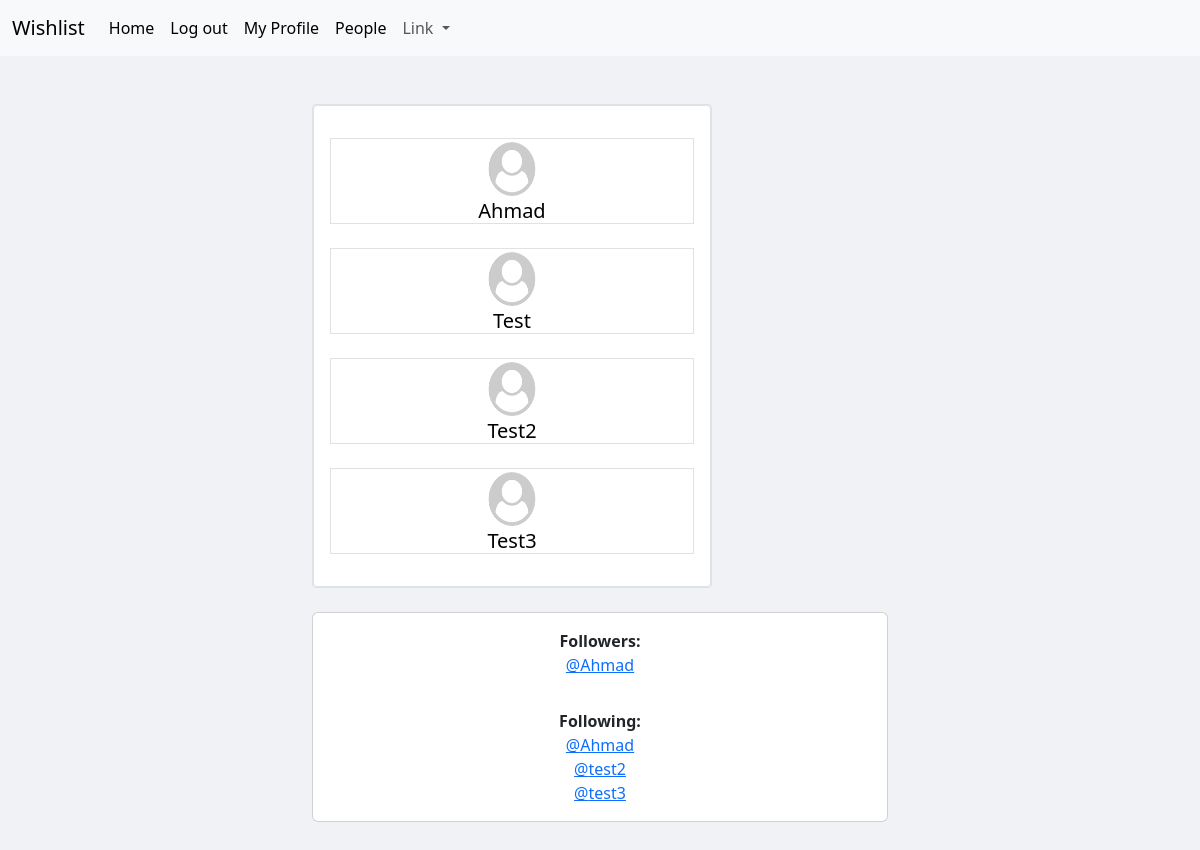
Page /people/ (signed in) on the committed database.
### main/models.py (models this page shows, shortened)
class Profile(models.Model):
    user = models.OneToOneField(User, on_delete=models.CASCADE, related_name='profile')
    follows = models.ManyToManyField('self', related_name='followed_by', symmetrical=False, blank=True)
    image_field = models.ImageField(default='images/profile_default.png', upload_to='images/users_profile/')

### main/views.py (the view)
# urls.py: path('people/', views.people, name='people'),
@login_required(login_url='accounts:login')
def people(request):
    profile = request.user.profile
    persons = Profile.objects.exclude(user=request.user).prefetch_related('follows', 'followed_by')
    return render(request, 'main/people.html', {'persons': persons, 'profile': profile})

### main/templates/main/people.html (shortened to what this page needs)
{% extends 'base/layout.html' %}
{% block content %}
<br><br>
    {% if persons %}
    <div class="container text-center col-md-6 offset-md-3">
        <div class="list-group border rounded-1" style="max-width: 400px;">
                <div class="list-group-item list-group-item-action">
                    <br>
                    {% for person in persons %}
                        <a class="text-black link-offset-2 link-underline link-underline-opacity-0" href="{% url 'main:friend' person.user.username %}">
                            <div class="border align-items-center w-100">
                                <img src="{{ person.image_field.url }}" class="img-fluid rounded-circle" alt="profile_picture" style="width: 60px; height: 60px;">
                                <h5 class="card-title mx-auto">{{ person.user.username | title }}</h5>
                            </div>
                        </a>
                        <br>
                    {% endfor %}
                </div>
        </div>
        <br>
        {% if persons %}
        <div class="card">
            <div class="card-body">
                <strong>Followers:</strong><br>
                {% for person in persons %}
                    {% if person.user != request.user %}
                        {% if profile in person.follows.all %}
                            <a href="{% url 'main:friend' person.user.username %}">
                                @{{ person.user.username }}
                            </a>
                            <br>
                        {% endif %}
                    {% endif %}
                {% endfor %}
            </div>
            <div class="card-body">
                <strong>Following:</strong><br>
                {% for person in persons %}
                    {% if person.user != request.user %}
                        {% if profile in person.followed_by.all %}
                            <a href="{% url 'main:friend' person.user.username %}">
                                @{{ person.user.username }}
                            </a>
                            <br>
                        {% endif %}
                    {% endif %}
                {% endfor %}
            </div>
        </div>
        <br><br><br><br>
    {% endif %}
    {% endif %}
    </div>
{% endblock %}

### templates/base/layout.html (shortened to what this page needs)
{% load static %}
<!doctype html>
<html lang="en">
  <head>
    <link rel="stylesheet" href="{% static 'main/css/style.css' %}">
    <link href="https://cdn.jsdelivr.net/npm/bootstrap@5.3.0/dist/css/bootstrap.min.css" rel="stylesheet">
  </head>
  <body>
    <header>
      {% include 'base/navbar.html' %}
    </header>
    <main>
            {% block content %}
            {% endblock %}
    </main>
  </body>
</html>

### templates/base/navbar.html (shortened to what this page needs)
<nav class="navbar navbar-expand-sm bg-body-tertiary">
    <div class="container-fluid">
      <a class="navbar-brand" href="{% url 'main:home' %}">Wishlist</a>
      <div class="offcanvas offcanvas-end" tabindex="-1" id="offcanvasNavbar" aria-labelledby="offcanvasNavbarLabel">
        <div class="offcanvas-body">
            <ul class="navbar-nav me-auto my-2 my-lg-0" style="--bs-scroll-height: 100px;">
              <li class="nav-item">
                <a class="nav-link active" aria-current="page" href="#">Home</a>
              </li>
              {% if not user.is_authenticated %}
                <li class="nav-item">
                  <a class="nav-link active" href="{% url 'accounts:login' %}">Log in</a>
                </li>
                <li class="nav-item">
                  <a class="nav-link active" href="{% url 'accounts:register_user' %}">Register</a>
                </li>
              {% else %}
                <li class="nav-item">
                  <a class="nav-link active" href="{% url 'accounts:logout' %}">Log out</a>
                </li>
                <li class="nav-item">
                  <a class="nav-link active" href="{% url 'accounts:my_profile' %}">My Profile</a>
                </li>
                <li class="nav-item">
                  <a class="nav-link active" href="{% url 'main:people' %}">People</a>
                </li>
                <li class="nav-item dropdown">
                  <a class="nav-link dropdown-toggle" href="#" role="button" data-bs-toggle="dropdown" aria-expanded="false">
                    Link
                  </a>
                </li>
            </ul>
              {% endif %}
        </div>
      </div>
    </div>
  </nav>

### static/main/css/style.css (style rules this page uses)
body { background-color: #f0f2f5 !important; }

### rows in the picture
Profile: image_field (placeholder picture), user.username "Ahmad"
Profile: image_field (placeholder picture), user.username "Test"
Profile: image_field (placeholder picture), user.username "Test2", user.username "test2"
Profile: image_field (placeholder picture), user.username "Test3", user.username "test3"
